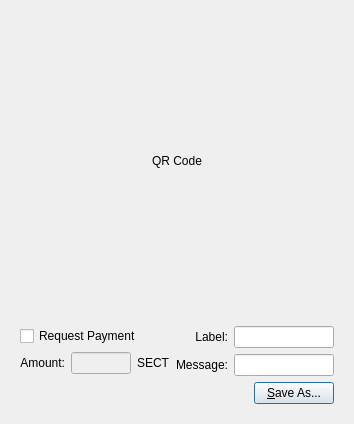
<?xml version="1.0" encoding="UTF-8"?>
<ui version="4.0">
 <class>QRCodeDialog</class>
 <widget class="QDialog" name="QRCodeDialog">
  <property name="geometry">
   <rect>
    <x>0</x>
    <y>0</y>
    <width>320</width>
    <height>404</height>
   </rect>
  </property>
  <property name="windowTitle">
   <string>Dialog</string>
  </property>
  <layout class="QVBoxLayout" name="verticalLayout_3">
   <item>
    <widget class="QLabel" name="lblQRCode">
     <property name="sizePolicy">
      <sizepolicy hsizetype="Expanding" vsizetype="Expanding">
       <horstretch>0</horstretch>
       <verstretch>0</verstretch>
      </sizepolicy>
     </property>
     <property name="minimumSize">
      <size>
       <width>300</width>
       <height>300</height>
      </size>
     </property>
     <property name="text">
      <string>QR Code</string>
     </property>
     <property name="alignment">
      <set>Qt::AlignCenter</set>
     </property>
     <property name="wordWrap">
      <bool>true</bool>
     </property>
    </widget>
   </item>
   <item>
    <widget class="QWidget" name="widget" native="true">
     <layout class="QVBoxLayout" name="verticalLayout_2">
      <item>
       <layout class="QHBoxLayout" name="horizontalLayout_2">
        <item>
         <layout class="QVBoxLayout" name="verticalLayout">
          <item>
           <widget class="QCheckBox" name="chkReqPayment">
            <property name="enabled">
             <bool>true</bool>
            </property>
            <property name="text">
             <string>Request Payment</string>
            </property>
           </widget>
          </item>
          <item>
           <layout class="QHBoxLayout" name="horizontalLayout">
            <item>
             <widget class="QLabel" name="lblAmount">
              <property name="sizePolicy">
               <sizepolicy hsizetype="Preferred" vsizetype="Maximum">
                <horstretch>0</horstretch>
                <verstretch>0</verstretch>
               </sizepolicy>
              </property>
              <property name="text">
               <string>Amount:</string>
              </property>
              <property name="alignment">
               <set>Qt::AlignRight|Qt::AlignTrailing|Qt::AlignVCenter</set>
              </property>
              <property name="buddy">
               <cstring>lnReqAmount</cstring>
              </property>
             </widget>
            </item>
            <item>
             <widget class="QLineEdit" name="lnReqAmount">
              <property name="enabled">
               <bool>false</bool>
              </property>
              <property name="minimumSize">
               <size>
                <width>60</width>
                <height>0</height>
               </size>
              </property>
              <property name="alignment">
               <set>Qt::AlignRight|Qt::AlignTrailing|Qt::AlignVCenter</set>
              </property>
             </widget>
            </item>
            <item>
             <widget class="QLabel" name="lblBTC">
              <property name="sizePolicy">
               <sizepolicy hsizetype="Preferred" vsizetype="Maximum">
                <horstretch>0</horstretch>
                <verstretch>0</verstretch>
               </sizepolicy>
              </property>
              <property name="text">
               <string>SECT</string>
              </property>
              <property name="buddy">
               <cstring>lnReqAmount</cstring>
              </property>
             </widget>
            </item>
           </layout>
          </item>
         </layout>
        </item>
        <item>
         <layout class="QGridLayout" name="gridLayout">
          <item row="0" column="0">
           <widget class="QLabel" name="lblLabel">
            <property name="text">
             <string>Label:</string>
            </property>
            <property name="alignment">
             <set>Qt::AlignRight|Qt::AlignTrailing|Qt::AlignVCenter</set>
            </property>
            <property name="buddy">
             <cstring>lnLabel</cstring>
            </property>
           </widget>
          </item>
          <item row="0" column="1">
           <widget class="QLineEdit" name="lnLabel">
            <property name="minimumSize">
             <size>
              <width>100</width>
              <height>0</height>
             </size>
            </property>
           </widget>
          </item>
          <item row="1" column="0">
           <widget class="QLabel" name="lblMessage">
            <property name="text">
             <string>Message:</string>
            </property>
            <property name="alignment">
             <set>Qt::AlignRight|Qt::AlignTrailing|Qt::AlignVCenter</set>
            </property>
            <property name="buddy">
             <cstring>lnMessage</cstring>
            </property>
           </widget>
          </item>
          <item row="1" column="1">
           <widget class="QLineEdit" name="lnMessage">
            <property name="minimumSize">
             <size>
              <width>100</width>
              <height>0</height>
             </size>
            </property>
           </widget>
          </item>
         </layout>
        </item>
       </layout>
      </item>
      <item>
       <layout class="QHBoxLayout" name="horizontalLayout_3">
        <item>
         <spacer name="horizontalSpacer">
          <property name="orientation">
           <enum>Qt::Horizontal</enum>
          </property>
          <property name="sizeHint" stdset="0">
           <size>
            <width>40</width>
            <height>20</height>
           </size>
          </property>
         </spacer>
        </item>
        <item>
         <widget class="QPushButton" name="btnSaveAs">
          <property name="text">
           <string>&amp;Save As...</string>
          </property>
         </widget>
        </item>
       </layout>
      </item>
     </layout>
    </widget>
   </item>
  </layout>
 </widget>
 <resources/>
 <connections>
  <connection>
   <sender>chkReqPayment</sender>
   <signal>clicked(bool)</signal>
   <receiver>lnReqAmount</receiver>
   <slot>setEnabled(bool)</slot>
   <hints>
    <hint type="sourcelabel">
     <x>92</x>
     <y>285</y>
    </hint>
    <hint type="destinationlabel">
     <x>98</x>
     <y>311</y>
    </hint>
   </hints>
  </connection>
 </connections>
</ui>
